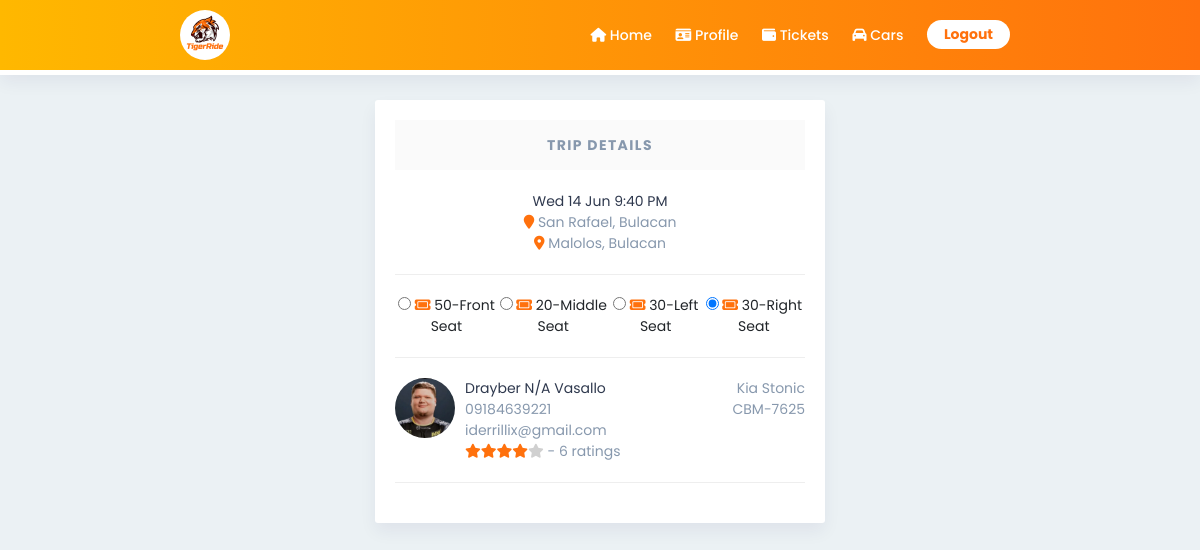
The page /trip.php?id=44 (signed in) on the database its author committed.
### tables this page shows
CREATE TABLE `trip` (
  `idTrip` int(11) NOT NULL,
  `start_location` varchar(255) DEFAULT NULL,
  `end_location` varchar(255) DEFAULT NULL,
  `departure_date` datetime DEFAULT NULL,
  `seats_avail` int(11) DEFAULT NULL,
  `status` varchar(45) DEFAULT NULL,
  `Users_idUsers` int(11) DEFAULT NULL,
  `Car_idCar` int(11) NOT NULL
);

CREATE TABLE `rates` (
  `idRates` int(11) NOT NULL,
  `seat_position` varchar(45) DEFAULT NULL,
  `price` int(11) DEFAULT NULL,
  `Trip_idTrip` int(11) NOT NULL
);

CREATE TABLE `users` (
  `uID` int(11) NOT NULL,
  `fname` varchar(50) DEFAULT NULL,
  `mname` varchar(50) DEFAULT NULL,
  `lname` varchar(50) DEFAULT NULL,
  `uPhone` char(13) DEFAULT NULL,
  `birthday` date NOT NULL,
  `street` varchar(50) NOT NULL,
  `brgy` varchar(50) NOT NULL,
  `city` varchar(50) NOT NULL,
  `prov` varchar(50) NOT NULL,
  `uEmail` varchar(255) DEFAULT NULL,
  `uPswd` varchar(255) DEFAULT NULL,
  `uType` varchar(50) DEFAULT NULL,
  `ticket_bal` int(11) NOT NULL,
  `lic_no` char(13) DEFAULT NULL,
  `applicant` tinyint(4) NOT NULL DEFAULT 0,
  `user_status` varchar(50) NOT NULL,
  `alert` tinyint(1) NOT NULL DEFAULT 0,
  `prof_path` varchar(255) NOT NULL DEFAULT 'default.jpg'
);

CREATE TABLE `car` (
  `idCar` int(11) NOT NULL,
  `model` varchar(255) DEFAULT NULL,
  `capacity` int(11) DEFAULT NULL,
  `car_make` varchar(255) DEFAULT NULL,
  `type` varchar(45) DEFAULT NULL,
  `plate_no` char(8) DEFAULT NULL,
  `chassis_no` char(17) NOT NULL,
  `Users_idUsers` int(11) DEFAULT NULL,
  `approved` tinyint(4) NOT NULL DEFAULT 0
);

### trip.php (the view, shortened to what this page needs)
<!DOCTYPE html>
<html lang="en">
<head>
    <link rel="stylesheet" href="utilities.css">
    <link rel="stylesheet" href="style.css">
</head>
<body>
    <?php
        require 'dbcon.php';
        include 'header.php';
    ?>
    <div style="width: 50%; margin: 100px auto;">
    <form action="trip.php" method="GET">
        <div class="container">
        <?php
            if(isset($_GET['id'])){
                $id = $_GET['id'];
                $query = "SELECT trip.start_location, trip.end_location, trip.seats_avail, trip.departure_date, users.fname, users.mname, users.lname, users.prof_path, users.uPhone, users.uEmail, car.plate_no, car.car_make, car.model, driver_ratings.avg_rating, driver_ratings.rating_count FROM trip JOIN users ON trip.Users_idUsers = users.uID JOIN car ON trip.Car_idCar = car.idCar LEFT JOIN ( SELECT trip.Users_idUsers, AVG(rating.rating_stars) AS avg_rating, COUNT(rating.idRating) AS rating_count FROM trip JOIN rating ON rating.Trip_idTrip = trip.idTrip GROUP BY trip.Users_idUsers ) AS driver_ratings ON driver_ratings.Users_idUsers = users.uID WHERE trip.idTrip=$id;";
                $result = mysqli_query($con, $query);
                if(!$result){
                    header("Location: trip.php?id=$id&status=error");
                } else {
                    $row = mysqli_fetch_assoc($result);
                }
            }
        ?>
        <div class="flex flex-main-spacebetween flex-col">
            <div style="text-align: center;">
                <p class="heading second-text"><b>TRIP DETAILS</b></p>
                <br>
                <p class="main-text"><?php echo date("D d M g:i A", strtotime($row['departure_date'])); ?></p>
                <div>
                        <i class='fa-solid fa-location-pin' style='color: #ff710d;'></i> <p style="display: inline;"><?php echo $row['start_location']; ?></p><br>
                        <i class='fa-solid fa-location-dot' style='color: #ff710d;'></i> <p style="display: inline;"><?php echo $row['end_location']; ?></p>
                </div>
                <hr>
                <div class="flex flex-main-spacebetween">
                    <?php
                        $id = $_GET['id'];
                        $query = "SELECT idRates, seat_position, price FROM `rates` WHERE Trip_idTrip = $id;";
                        $result = mysqli_query($con, $query);
                        while($rowers = mysqli_fetch_assoc($result)){
                            echo "<div>
                            <input type='radio' name='seat_id' id='seat-".$rowers['idRates']."' value='".$rowers['idRates']."' checked>
                            <label for='seat-".$rowers['idRates']."'><i class='fa-solid fa-ticket' style='color:#ff710d;'></i> ".$rowers['price']."-".$rowers['seat_position']."</label>
                        </div>";
                        }
                    ?>
                </div>
            </div>
            <hr>
            <div style="text-align: center;">
                <div class="flex flex-main-spacebetween">
                    <div style="text-align: left;">
                        <div class='flex flex-cross-start flex-gap-10'>
                            <div>
                                <img src="./img/<?php echo $row['prof_path'];?>" alt="" style="width: 60px; border-radius: 60px; object-fit: cover; height: 60px;">
                            </div>
                            <div>
                                <p class="main-text"><?php echo $row['fname'].' '.$row['mname'].' '.$row['lname']; ?></p>
                                <p><?php echo $row['uPhone']; ?></p>
                                <p><?php echo $row['uEmail']; ?></p>
                                <p>
                                    <?php
                                        $stars_string = "";
                                        if($row['avg_rating'] === null){
                                            $stars_string = "Not yet rated";
                                        } else{
                                            for($i = 0; $i < 5; $i++){
                                                if($i < $row['avg_rating']){
                                                    $stars_string = $stars_string."<i class='fa-solid fa-star' style='color: #ff710d;'></i>";
                                                } else{
                                                    $stars_string = $stars_string."<i class='fa-solid fa-star' style='color: #d0d0d0;'></i>";
                                                }
                                            }
                                            $stars_string = $stars_string." - ".$row['rating_count']." ratings";
                                        }
                                        echo $stars_string;
                                    ?>
                                </p>
                            </div>
                        </div>
                    </div>
                    <div style="text-align: right;">
                        <p><?php echo $row['car_make']; ?> <?php echo $row['model']; ?></p>
                        <p><?php echo $row['plate_no']; ?></p>
                    </div>
                </div>
                <hr>
            </div>
        </div>
        </div>
        </form>
    </div>
</body>
</html>

### utilities.css (style rules this page uses)
:root { --primary: #fff; --secondary: #EBF1F4; --accent: #ff710d; }
* { margin: 0; padding: 0; font-family: 'Poppins', sans-serif; font-size: 14px; box-sizing: border-box; }
p { color: #8798ad; }
html { scroll-behavior: smooth; }
html,body { overflow-x: hidden; }
body { background-color: #EBF1F4; scroll-snap-type: y mandatory; }
.container { padding: 1.25em 0.9em; background-color: #fff; border-radius: 3px; width: 90%; }
.heading { background: rgba(0,0,0,.02); color: rgba(0,0,0,.87); font-size: 1.125rem; padding: 0.875rem; text-transform: capitalize; letter-spacing: 0.1rem; }
.main-text { color: #2f394e; }
.second-text { color: #8798ad; }
.flex { display: flex; }
.flex-col { flex-direction: column; }
.flex-gap-10 { gap: 10px; }
.flex-main-spacebetween { justify-content: space-between; }
.flex-cross-start { align-content: start; }
hr { margin-top: 20px; margin-bottom: 20px; border: 0; border-top: 1px solid #eee; }

### style.css (style rules this page uses)
* { font-family: 'Poppins', sans-serif; font-size: 14px; }
body { margin: 0px; background-color: #EBF1F4; }
.container { background-color: white; margin: auto; min-width: 35%; max-width: 75%; padding: 20px; border-radius: 3px; text-align: center; box-shadow: 0 0.6em 1.2em rgba(28, 0, 80, 0.06); }

### header.css (style rules this page uses)
body { color: #212529; }

### rows shown on the page
trip: departure_date "Wed 14 Jun 9:40 PM", start_location "San Rafael, Bulacan", end_location "Malolos, Bulacan", Users_idUsers.prof_path (placeholder picture), Users_idUsers.fname "Drayber", Users_idUsers.mname "N/A", Users_idUsers.lname "Vasallo", Users_idUsers.uPhone "09184639221", Users_idUsers.uEmail "iderrillix@gmail.com", Car_idCar.car_make "Kia", Car_idCar.model "Stonic", Car_idCar.plate_no "CBM-7625"
rates: price "50", seat_position "Front Seat"
rates: price "20", seat_position "Middle Seat"
rates: price "30", seat_position "Left Seat"
rates: price "30", seat_position "Right Seat"

### other values the page prints
$stars_string "- 6 ratings"
